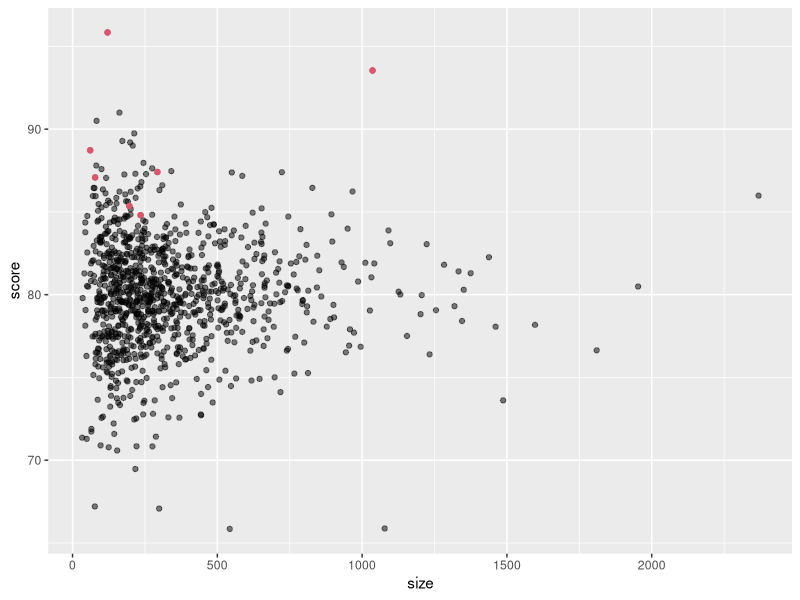
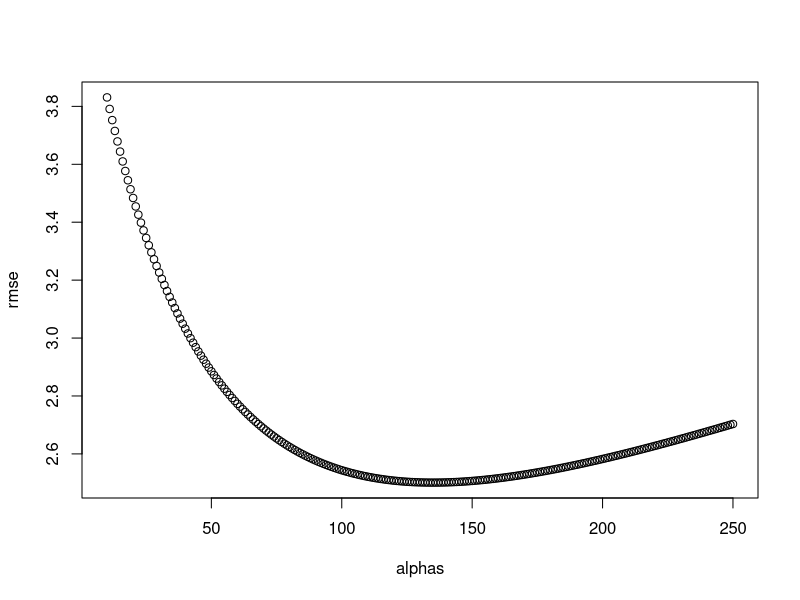
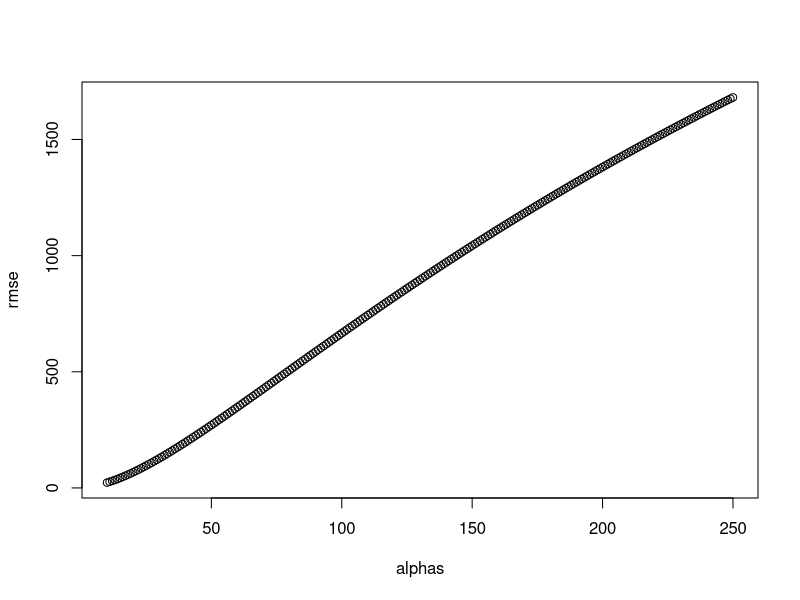
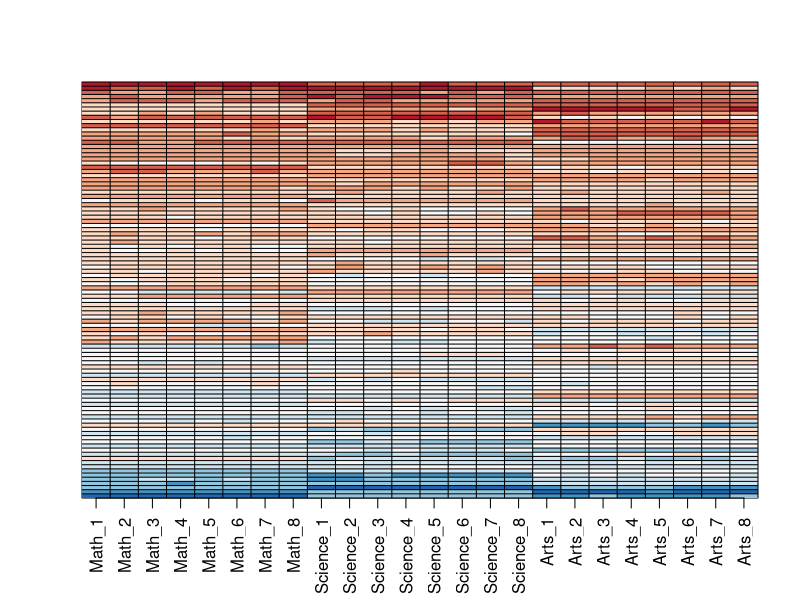
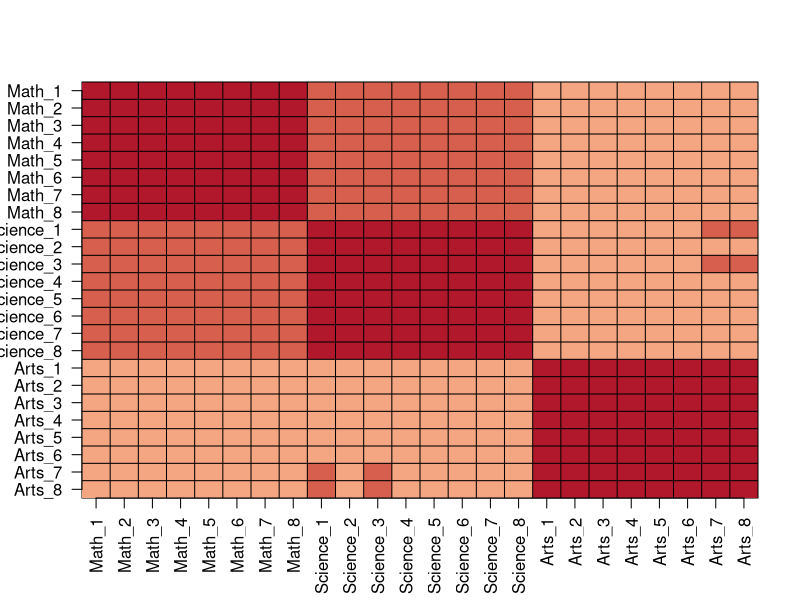
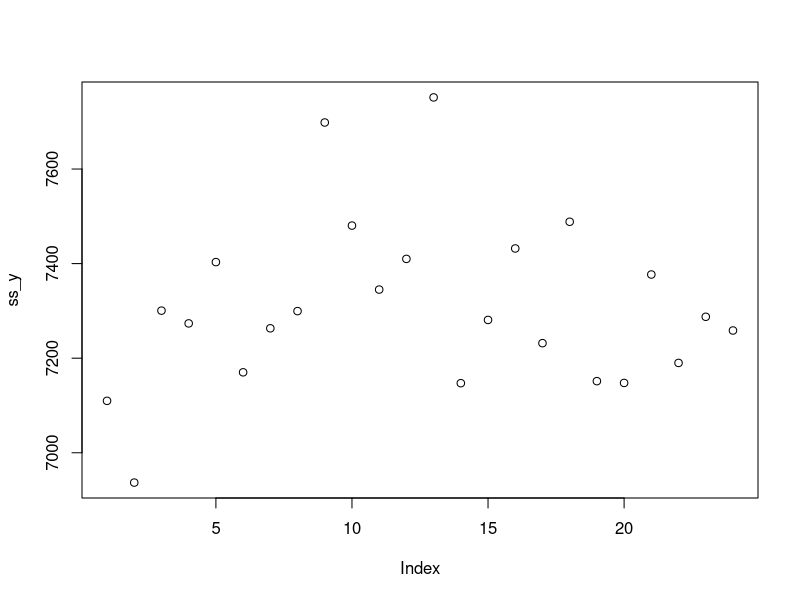
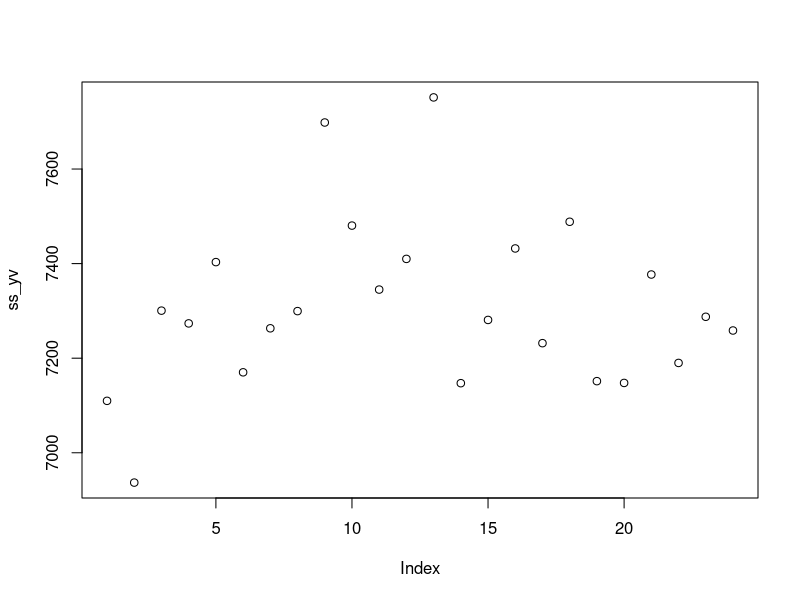
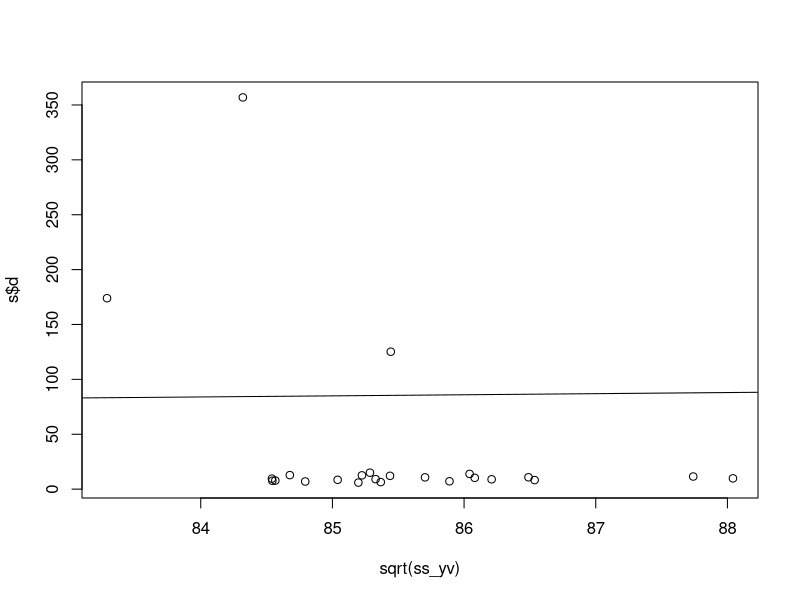

R code for these plots, in order: (Note: this script raises an error after producing the figures.)
library(dplyr)
options(digits=7)

set.seed(1986)
n <- round(2^rnorm(1000, 8, 1))
#Now let's assign a true quality for each school that is completely independent from size. This is the parameter we want to estimate in our analysis. The true quality can be assigned using the following code:

set.seed(1)
mu <- round(80 + 2*rt(1000, 5))
range(mu)
schools <- data.frame(id = paste("PS",1:1000),
                      size = n,
                      quality = mu,
                      rank = rank(-mu))
#We can see the top 10 schools using this code: 

schools %>% top_n(10, quality) %>% arrange(desc(quality))
#Now let's have the students in the school take a test. There is random variability in test taking, so we will simulate the test scores as normally distributed with the average determined by the school quality with a standard deviation of 30 percentage points. This code will simulate the test scores:
  
  set.seed(1)
mu <- round(80 + 2*rt(1000, 5))

scores <- sapply(1:nrow(schools), function(i){
  scores <- rnorm(schools$size[i], schools$quality[i], 30)
  scores
})
schools <- schools %>% mutate(score = sapply(scores, mean))

schools %>% top_n(10, score) %>% arrange(desc(score)) %>% select(id, size, score)

median(schools$size)

schools %>% top_n(10, score) %>% .$size %>% median()


median(schools$size)
## [1] 261
schools %>% top_n(-10, score) %>% .$size %>% median()

library(caret)
library(dslabs)

schools %>% ggplot(aes(size, score)) +
  geom_point(alpha = 0.5) +
  geom_point(data = filter(schools, rank<=10), col = 2) 

overall <- mean(sapply(scores, mean))

alpha <- 25
score_reg <- sapply(scores, function(x)  overall + sum(x-overall)/(length(x)+alpha))
schools %>% mutate(score_reg = score_reg) %>%
  top_n(10, score_reg) %>% arrange(desc(score_reg))

alphas <- seq(10,250)
rmse <- sapply(alphas, function(alpha){
  score_reg <- sapply(scores, function(x) overall+sum(x-overall)/(length(x)+alpha))
  mean((score_reg - schools$quality)^2)
})
plot(alphas, rmse)

alphas[which.min(rmse)]  


alpha <- alphas[which.min(rmse)]  
score_reg <- sapply(scores, function(x)
  overall+sum(x-overall)/(length(x)+alpha))
schools %>% mutate(score_reg = score_reg) %>%
  top_n(10, score_reg) %>% arrange(desc(score_reg))


alphas <- seq(10,250)
rmse <- sapply(alphas, function(alpha){
  score_reg <- sapply(scores, function(x) sum(x)/(length(x)+alpha))
  mean((score_reg - schools$quality)^2)
})
plot(alphas, rmse)

alphas[which.min(rmse)]  



#MATRIZ FACTORIZATION
set.seed(1987)
n <- 100
k <- 8
Sigma <- 64  * matrix(c(1, .75, .5, .75, 1, .5, .5, .5, 1), 3, 3) 
m <- MASS::mvrnorm(n, rep(0, 3), Sigma)
m <- m[order(rowMeans(m), decreasing = TRUE),]
y <- m %x% matrix(rep(1, k), nrow = 1) + matrix(rnorm(matrix(n*k*3)), n, k*3)
colnames(y) <- c(paste(rep("Math",k), 1:k, sep="_"),
                 paste(rep("Science",k), 1:k, sep="_"),
                 paste(rep("Arts",k), 1:k, sep="_"))

my_image <- function(x, zlim = range(x), ...){
  colors = rev(RColorBrewer::brewer.pal(9, "RdBu"))
  cols <- 1:ncol(x)
  rows <- 1:nrow(x)
  image(cols, rows, t(x[rev(rows),,drop=FALSE]), xaxt = "n", yaxt = "n",
        xlab="", ylab="",  col = colors, zlim = zlim, ...)
  abline(h=rows + 0.5, v = cols + 0.5)
  axis(side = 1, cols, colnames(x), las = 2)
}

my_image(y)


my_image(cor(y), zlim = c(-1,1))
range(cor(y))
axis(side = 2, 1:ncol(y), rev(colnames(y)), las = 2)


s <- svd(y)
names(s)
#You can check that the SVD works by typing:
  
  y_svd <- s$u %*% diag(s$d) %*% t(s$v)
max(abs(y - y_svd))

y_sq <- y*y 
ss_y <- colSums(y_sq)
sum(ss_y) 

y_svd_sq <- y_svd*y_svd 
ss_yv <- colSums(y_svd_sq)
sum(ss_yv) 


y_sq <- y*y 
ss_y <- colSums(y_sq)
sum(ss_y) 

y_svd_sq <- y_svd*y_svd 
ss_yv <- colSums(y_svd_sq)
sum(ss_yv) 

plot(ss_y) 
plot(ss_yv)


plot(sqrt(ss_yv), s$d)
abline(0,1)

sum(s$d[1:3]^2) / sum(s$d^2)


plot(-s$u[,1]*s$d[1], rowMeans(y))
my_image(s$v)
plot(s$u[,1], ylim = c(-0.25, 0.25))
plot(s$v[,1], ylim = c(-0.25, 0.25))
with(s, my_image((u[, 1, drop=FALSE]*d[1]) %*% t(v[, 1, drop=FALSE])))
my_image(y)


plot(s$u[,1], ylim = c(-0.25, 0.25))
plot(s$v[,1], ylim = c(-0.25, 0.25))
with(s, my_image((u[, 1, drop=FALSE]*d[1]) %*% t(v[, 1, drop=FALSE])))
my_image(y)

plot(s$u[,2], ylim = c(-0.5, 0.5))
plot(s$v[,2], ylim = c(-0.5, 0.5))
with(s, my_image((u[, 2, drop=FALSE]*d[2]) %*% t(v[, 2, drop=FALSE])))
my_image(resid)


plot(s$u[,3], ylim = c(-0.5, 0.5))
plot(s$v[,3], ylim = c(-0.5, 0.5))
with(s, my_image((u[, 3, drop=FALSE]*d[3]) %*% t(v[, 3, drop=FALSE])))
my_image(resid)

y_hat <- with(s,sweep(u[, 1:3], 2, d[1:3], FUN="*") %*% t(v[, 1:3]))
my_image(y, zlim = range(y))
my_image(y_hat, zlim = range(y))
my_image(y - y_hat, zlim = range(y))

options(digits = 3)
library(matrixStats)
library(tidyverse)
library(caret)
library(dslabs)
data(brca)

set.seed(1) 
test_index <- createDataPartition(brca$y, times = 1, p = 0.2, list = FALSE)
test_x <- x_scaled[test_index,]
test_y <- brca$y[test_index]
train_x <- x_scaled[-test_index,]
train_y <- brca$y[-test_index]
